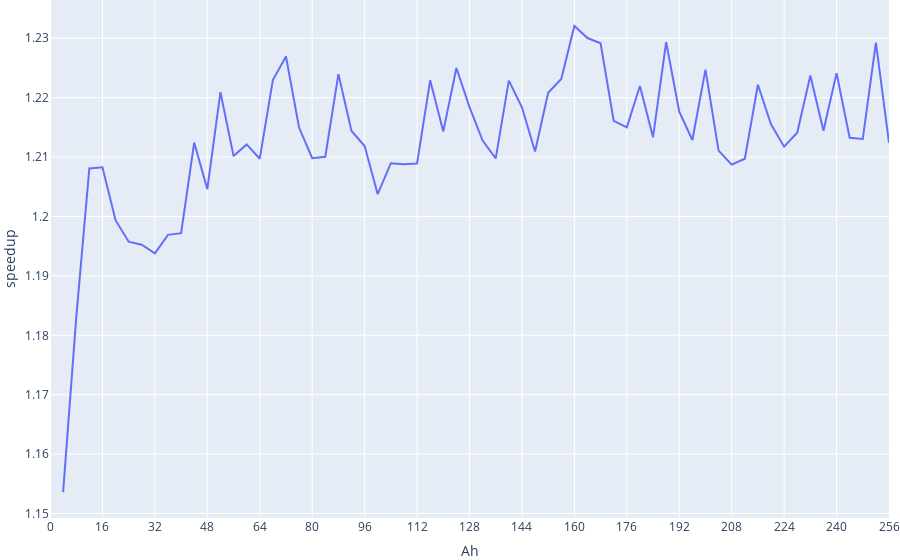

The code cell stored with this chart in its notebook:
### Code cell
fig = px.line(df.sort_values(by='Ah'), x='Ah', y='speedup')
fig.update_layout(xaxis={'dtick': 16, 'range':[0,df['Ah'].max()]})
fig.update_layout(margin=dict(l=0, r=0, t=0, b=0))
fig.write_image(out+'fine.png', scale=2)
fig.show()

### Figure 1 — Plotly figure (JSON) as saved in the notebook; plotly's stock layout.template omitted (floating-point values rounded to 4 significant figures)
{"data": [{"hovertemplate": "Ah=%{x}<br>speedup=%{y}<extra></extra>", "legendgroup": "", "line": {"color": "#636efa", "dash": "solid"}, "marker": {"symbol": "circle"}, "mode": "lines", "name": "", "orientation": "v", "showlegend": false, "type": "scatter", "x": [4, 8, 12, 16, 20, 24, 28, 32, 36, 40, 44, 48, 52, 56, 60, 64, 68, 72, 76, 80, 84, 88, 92, 96, 100, 104, 108, 112, 116, 120, 124, 128, 132, 136, 140, 144, 148, 152, 156, 160, 164, 168, 172, 176, 180, 184, 188, 192, 196, 200, 204, 208, 212, 216, 220, 224, 228, 232, 236, 240, 244, 248, 252, 256], "xaxis": "x", "y": [1.154, 1.183, 1.208, 1.208, 1.199, 1.196, 1.195, 1.194, 1.197, 1.197, 1.212, 1.205, 1.221, 1.21, 1.212, 1.21, 1.223, 1.227, 1.215, 1.21, 1.21, 1.224, 1.214, 1.212, 1.204, 1.209, 1.209, 1.209, 1.223, 1.214, 1.225, 1.218, 1.213, 1.21, 1.223, 1.218, 1.211, 1.221, 1.223, 1.232, 1.23, 1.229, 1.216, 1.215, 1.222, 1.213, 1.229, 1.218, 1.213, 1.225, 1.211, 1.209, 1.21, 1.222, 1.216, 1.212, 1.214, 1.224, 1.214, 1.224, 1.213, 1.213, 1.229, 1.212], "yaxis": "y"}], "layout": {"legend": {"tracegroupgap": 0}, "margin": {"b": 0, "l": 0, "r": 0, "t": 0}, "xaxis": {"anchor": "y", "domain": [0, 1], "dtick": 16, "range": [0, 256], "title": {"text": "Ah"}}, "yaxis": {"anchor": "x", "domain": [0, 1], "title": {"text": "speedup"}}}}
